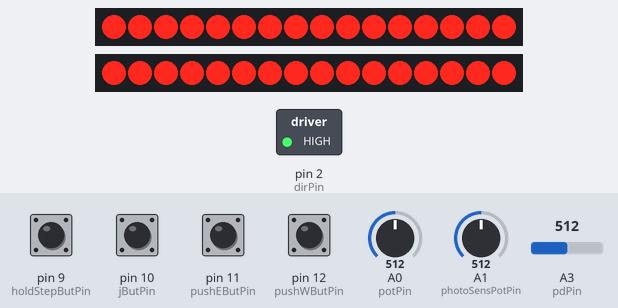
Recording of a sketch running on a simulated Arduino Uno, built with avr-gcc and run on an emulated ATmega328P. On the bench: 2 × 16 port-expander outputs drawn as a row of LEDs (first output left, lit = HIGH), switched loads named in the sketch (green lamp = pin HIGH). Wiring (inferred from the names in the program): MCP23017 port expander at I2C address 0x20; MCP23017 port expander at I2C address 0x21. Wiring (inferred from the signals the program sends): 2 × row of LEDs: on Q0, Q1, Q2, Q3, Q4, Q5, Q6, Q7, Q8, Q9, Q10, Q11, Q12, Q13, Q14, Q15 / on Q0, Q1, Q2, Q3, Q4, Q5, Q6, Q7, Q8, Q9, Q10, Q11, Q12, Q13, Q14, Q15. Inputs (shaded band) come from the test bench; at power-on: pin 9 (holdStepButPin), pin 10 (jButPin), pin 11 (pushEButPin), pin 12 (pushWButPin) LOW, A3 (pdPin) = 512, A0 (potPin) = 512, A1 (photoSensPotPin) = 512. Pins used as bus, display or sensor lines are not drawn.

Above: at 1.2 s.
1.3 s: pin 12 (pushWButPin) pulled HIGH for 0.15 s
At 1.32 s:
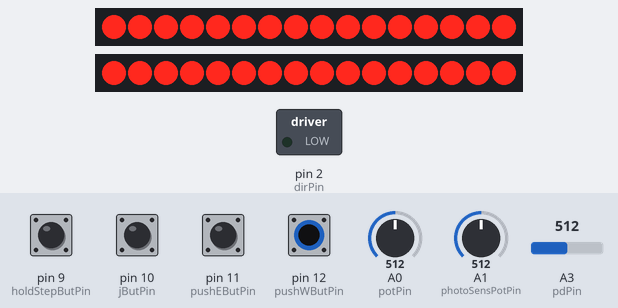
2.9 s: A3 (pdPin) set to 520
At 3.9 s:
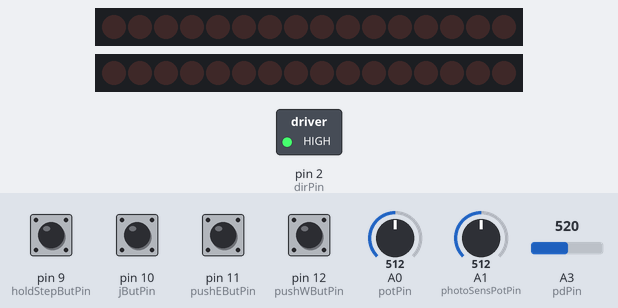
4.4 s: pin 11 (pushEButPin) pulled HIGH for 0.15 s
At 4.51 s:
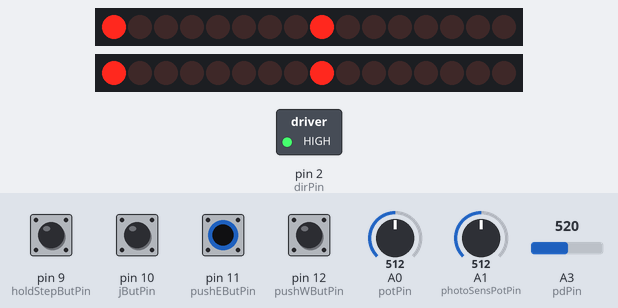
6.1 s: pin 12 (pushWButPin) pulled HIGH for 1 s
At 8.3 s:
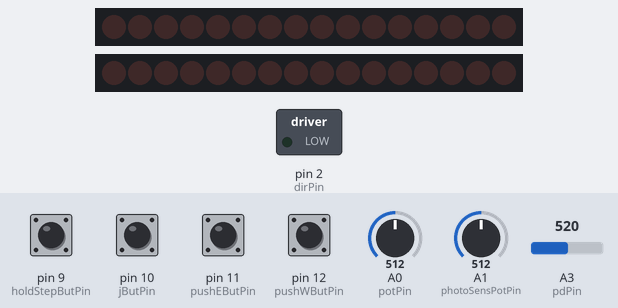
8.6 s: pin 11 (pushEButPin) pulled HIGH for 1 s
At 10.2 s:
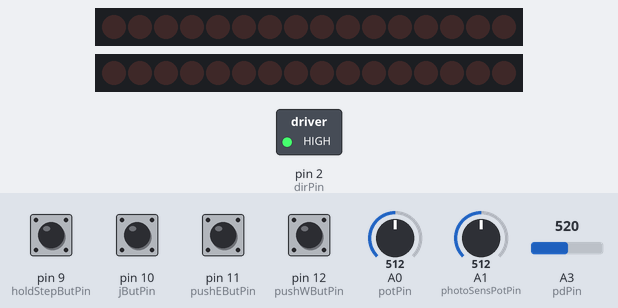
11.1 s: A3 (pdPin) set to 511
At 11.5 s:
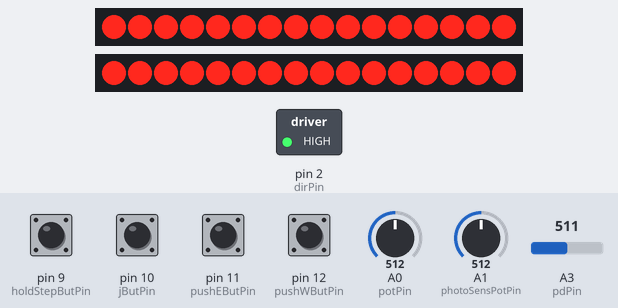
Timing chart, 0 to 13.6 s (numbered marks = the images above; inputs shaded):
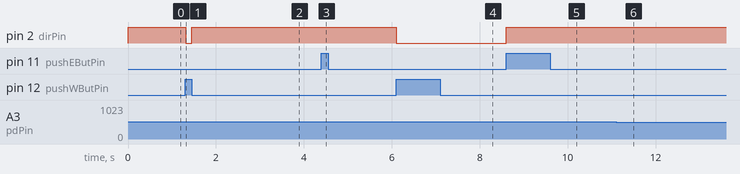

The sketch:

OSE-Heliostat_Control0.3.ino
```cpp
#include <Wire.h> // to control the MCP23017 to control the step on all motors

//**************************************************************
//  Open Souce Écologie - Solar Heliostat controller
//  Name: OSE Heliostat Control
//  Authors: Andrea Sannuto @ndrsan @librehw, Jean Walter , Remi @Remi_R, Cherif
//  Website: www.osefrance.fr  @OSE_Fr
//  Rev 003
//  Date 10 Jan 2015
// features, micro step to follow the sun or heliostat with 1 axis only, as fast as it can to be the most precise.
// this software is released under the GPL V.3
// for more recents update, check out the git page: https://github.com/osefrance/SolarConcentrator
// http://bit.ly/1JnwSGd
//  other Open Source Code from:
// LibreHardware.net : seguilsol25-testphotodiode.ino to react to the light and light on the led based on a variable threshold controlled by a potentiometer. https://github.com/librehw/photodiode
//**************************************************************


// 5 main functions (to translate in class)
// function 0 = Awake
// function 1 = Find Midpoint / calibration :
// function 2 = offset mirror 1 and n
// function 3 = Follow the sun, thanks to the offset mirrors and the interrupts of the photoresistors positioned on the edge of the absorber
// function 4 = sleep. go in position to sleep and sleep.

// Changes logs: Status: Function 3 working based on the feedback from the PdE. moves all mirrors at once when PdE reaches the threshold.
// fixed debug functions for some function, changed buttons pin settings
// Tested up to 8 stepper motors
// Added condition to switch to b port when over 8 motors in turn() function - it needs to change with a case select and the direct pin configuration for either A or B ports of either 1st i/o extender or second (when it will be installed for the motors from 17 to 20)
// currently I will move the motors of both a and b ports at the same time.
// need to move both serial extender at 0x20  and 0x21
// integrating the photodiode reactivity with threshold on potentiometer.
/*Ver 0.3
 * integrated - functions to follow the sun with photodiode. - photodiode threshold controlled by potentiometer. - software ready for the 20 motors.
 * need to -  integrate the hardware address selection for the mcp23017 and - change the mirrorselect function currently set to 255 by default in order to move all mirrors always.
 *
 */
/*
* Steppers motors enable the stepper motors (hold torque) with the push button connected on pin 9  follow the hold variables and function.
 */

const int mirrorsQ = 20; // how many mirrors should be controlled. if through the MCP23017 they should be connected incrementally starting from port GPA0 of MCP23017
int mirrorsQbin = 1; // mirrorsQconversion to consecutive bits rappresenting each single motors
// int stepPin[] = {3, 5, 7}; // 1 high and low cycle makes 1 step of the stepper . minimum 1 uSec per state - "A low-to-high transition on the STEP input sequences the translator and advances the motor one increment. "


int mirrorSel = 1; // index for the mirror selector when using the MCP23017 it will be set to 255 to step on all motors at the same time (set to 0 if used as index for stepPin[] matrix, set to 1 if used as pointer for the MCP23017 port extender

const int dirPin = 2;  // This determines the direction of rotation of the motor. Changes to this input do not take effect until the next STEP rising edge.
const int enablePin = 6; // This input turns on or off all of the FET outputs of the pololu driver A4988. When set to a logic high, the outputs are disabled. When set to a logic low, the internal control enables the outputs as required. The translator inputs STEP, DIR, and MSx, as well as the internal sequencing logic, all remain active, independent of ENABLE input state.
const int microStepPin = 4; // This input turns on or off all of the FET outputs. When set to a logic high, the outputs are disabled. When set to a logic low, the internal control enables the outputs as required. The translator inputs STEP, DIR, and MSx, as well as the internal sequencing logic, all remain active, independent of ENABLE input state.


// pin settings
int pushWButPin = 12; // push button to move motors manually to West of 1 (micro)step
int pushEButPin = 11; // push button to move motors manually to Est of 1 (micro)step
int potPin = A0; // potentiometer to set the movement speed of the motor - temporary setting

// Joystick control
 int jButPin = 10; // mirror select pin
 // int jPotxPin = A3; //
//  int jPotyPin = A1; //
const int holdStepButPin = 9; // This is the button that enables or disable the hold torque of the stepper motors (enable / disable stepper motor = engage / disengage)
int holdStepVal = 0 ; // variable to read the value


// DEBUG MODE 1 on, 0 off. check serial for output of the variables value.
  int debugmode = 0;
// int debugmode = 1;


// Variables
int dir ; // set the direction
int spd ; // set the speed - the higher the slower

// photosensor related variables

const int pdPin[]= {A3} ; // matrix of the photodiodes. - say A3 for the east photodiode (PdE in the schematics) and Ax for the western one (PdW). PdE is the driving photodiode triggering the motors to step if excited. PdW should be mostly used for calibration
float pdThreshold = 3.0 ; // threshold at which the sun hits the photodiode, used for calibration and for heliostat function
int photoSensPotPin = A1; // potentiometer to set the photoresistor sensitivity - new setting

void setup() {
  // put your setup code here, to run once:
/*setup of motor's pins connected on the arduino (commented out if you use the MCP23017
for (int a=0; a<mirrorsQ; a++){
  pinMode(stepPin[a], OUTPUT);
}
*/

pinMode(dirPin, OUTPUT);
pinMode(enablePin, OUTPUT);
pinMode(microStepPin, OUTPUT);
pinMode(pushWButPin, INPUT);
pinMode(pushEButPin, INPUT);
pinMode(jButPin, INPUT);
pinMode(holdStepButPin, INPUT);    // Set the switch pin as input

// MCP23017 setup
 Wire.begin(); // wake up I2C bus

// set I/O pins to outputs for MCP23017 hardware address 0x20

 Wire.beginTransmission(0x20);
 Wire.write(0x00); // IODIRA register
 Wire.write(0x00); // set all of port A to outputs
 Wire.endTransmission();
 Wire.beginTransmission(0x20);
 Wire.write(0x01); // IODIRB register
 Wire.write(0x00); // set all of port B to outputs
 Wire.endTransmission();


// set I/O pins to outputs for MCP23017 hardware address 0x21
 Wire.beginTransmission(0x21);
 Wire.write(0x00); // IODIRA register
 Wire.write(0x00); // set all of port A to outputs
 Wire.endTransmission();
 Wire.beginTransmission(0x21);
 Wire.write(0x01); // IODIRB register
 Wire.write(0x00); // set all of port B to outputs
 Wire.endTransmission();


if (debugmode == 1) {
  Serial.begin (9600);
  }

for (int a=1; a<= mirrorsQ; a++) { // converts the last motor decimal identifier in to binary for later comparison in selectMirror() when switching from one motor to the next.
   mirrorsQbin= mirrorsQbin * 2;
   }
}

void loop() {

 if (digitalRead(holdStepButPin) == HIGH )   { holdStep(); } // pushing the button enable or disable the hold step function of the stepper motor (enable the stepper motor)

 if (holdStepVal == 1) {  // if holdstep button was pressed once the holdstep value was changed to 1 and the pololu driver will be enabled (setting enable pin to low) engaging the motors to hold torque.
   digitalWrite(enablePin,LOW ); // set to low to keep the stepper motors engaged in the position. it consumes power but essential in direct drive with environmental perturbances (wind)
   } else {  // if holdstep button was pressed the second time or by default when variable are initialized, the holdstep value is set to 0 and the pololu driver will be disabled (setting enable pin to high) disengaging the motors that are left to move freely by hand.
   digitalWrite(enablePin,HIGH ); // set to low to keep the stepper motors engaged in the position. it consumes power but essential in direct drive with environmental perturbances (wind)
  }


 digitalWrite(microStepPin, HIGH); // microstepping enabled (based on hardware configuration HHH = 1/16th)
// digitalWrite(microStepPin, LOW); // microstepping disabled

// int jButRead = digitalRead(jButPin);

if (digitalRead(jButPin) == HIGH )   { selectMirror(); }


if (digitalRead(pushWButPin) == HIGH  ) {
    dir = 0;
    turn(dir,mirrorSel);//moves the mirror(s)
    return ;
    }
if (digitalRead(pushEButPin) == HIGH ) {
    dir = 1;
    turn(dir, mirrorSel);//moves the mirror(s)
    return ;
    }

float pdreading = readPd (pdPin[0]);
if (pdreading < pdThreshold)  {
    dir = 1;
    turn(dir, 255);//moves all mirrors
    }
}

void turn (int dirT, int spin){
    digitalWrite(enablePin, LOW);
    digitalWrite(dirPin, dirT);

  spd = map(analogRead (potPin), 1023, 780, 1,3000);
/*
 *   these 4 lines can be used if controlling 1 stepper motor only without mcp23017 ... can be left for later reference when solar concentrator will use a single stepper motor only
  digitalWrite(stepPin[spin], HIGH);
  delayMicroseconds(spd);
  digitalWrite(stepPin[spin], LOW);
  delayMicroseconds(spd);
*/

  if (debugmode == 1) {
  Serial.print ("inside turn, variables: spin ; dirT ");
  Serial.print (spin);
  Serial.print (" ; ");

  Serial.println (dirT);
  }

// MCP23017 address 0x20

// turn A Ports ON based on mirrorSel (Make 1 step)
  Wire.beginTransmission(0x20);
       Wire.write(0x12); // GPIOA
       Wire.write(spin); // port A
  Wire.endTransmission();

  if (debugmode == 1) {
  Serial.print ("inside turn - after if port A, variables: spin ; dirT ");
  Serial.print (spin);
  Serial.print (" ; ");

  Serial.println (dirT);
  }

     // B Ports
  //   int mirrorpin = spin - 255;
     Wire.beginTransmission(0x20);
       Wire.write(0x13); // GPIOB
       Wire.write(spin); // port B
     Wire.endTransmission();

  if (debugmode == 1) {
  Serial.print ("inside turn - after if port B, variables: spin ; mirrorpin ; dirT ");
  Serial.print (spin);
  Serial.print (" ; ");
  //  Serial.print (mirrorpin);
  Serial.print (" ; ");
  Serial.println (dirT);
  }

// MCP23017 address 0x21

// turn A Ports ON based on mirrorSel (Make 1 step)
  Wire.beginTransmission(0x21);
       Wire.write(0x12); // GPIOA
       Wire.write(spin); // port A
  Wire.endTransmission();

  if (debugmode == 1) {
  Serial.print ("inside turn - after if port A, variables: spin ; dirT ");
  Serial.print (spin);
  Serial.print (" ; ");

  Serial.println (dirT);
  }

     // B Ports
  //   int mirrorpin = spin - 255;
     Wire.beginTransmission(0x21);
       Wire.write(0x13); // GPIOB
       Wire.write(spin); // port B
     Wire.endTransmission();

  if (debugmode == 1) {
  Serial.print ("inside turn - after if port B, variables: spin ; mirrorpin ; dirT ");
  Serial.print (spin);
  Serial.print (" ; ");
  //  Serial.print (mirrorpin);
  Serial.print (" ; ");
  Serial.println (dirT);
  }


  delayMicroseconds(spd);


  // turn OFF A Ports first MCP23017 serial 0x20

  Wire.beginTransmission(0x20);
       Wire.write(0x12); // GPIOA
       Wire.write(0x00); // port A
  Wire.endTransmission();

 // turn off B Ports first MCP23017 serial  0x20

  Wire.beginTransmission(0x20);
       Wire.write(0x13); // GPIOB
       Wire.write(0x00); // port B
  Wire.endTransmission();

  // turn OFF A Ports second MCP23017 serial 0x21

  Wire.beginTransmission(0x21);
       Wire.write(0x12); // GPIOA
       Wire.write(0x00); // port A
  Wire.endTransmission();

 // turn off B Ports second MCP23017 serial  0x21

  Wire.beginTransmission(0x21);
       Wire.write(0x13); // GPIOB
       Wire.write(0x00); // port B
  Wire.endTransmission();


 delayMicroseconds(spd);
if (debugmode == 1) {
      Serial.print ("mirrorSel ; mirrorsQbin ");
      Serial.print (mirrorSel);
      Serial.print (" ; ");
      Serial.println (mirrorsQbin);
    }

}

 void selectMirror() {
  mirrorSel = 255;
/*
      mirrorSel = mirrorSel *2;
      if (mirrorSel == mirrorsQbin) { mirrorSel = 255;}
      else if (mirrorSel > mirrorsQbin) { mirrorSel = 1;}
*/
while (digitalRead(jButPin) == HIGH )   {}

  }
 void holdStep() {
   if (holdStepVal == 0) {
       holdStepVal = 1;
    } else {
        holdStepVal = 0;
 }


while (digitalRead(holdStepButPin) == HIGH )   {} // waits for the button to be released

  }


float readPd (int photoDiodedPin) // read the photo diode
{
 // pdThreshold = map(analogRead (photoSensPotPin), 520, 1023, 1.0, 5.0);
 pdThreshold = analogRead (photoSensPotPin);
 pdThreshold = pdThreshold  / 1023 * 5.0;
 int pdRead = analogRead( photoDiodedPin);
 float pdVolt = pdRead / 1024.0 * 5.0;
 if (debugmode == 1)
  {
  Serial.begin (9600);
  Serial.print("inside pdRead : pdThreshold; pdVolt ; pdRead = ");
  Serial.print(analogRead (photoSensPotPin));
  Serial.print(" ; ");
  Serial.print(pdThreshold);
  Serial.print(" ; ");
  Serial.print(pdVolt);
  Serial.print(" ; ");
  Serial.print(pdRead);
  Serial.println();
  }

return pdVolt;
}


/*
Board  I2C / TWI pins
Uno, Ethernet A4 (SDA), A5 (SCL)
Mega2560  20 (SDA), 21 (SCL)
Leonardo  2 (SDA), 3 (SCL)
Due 20 (SDA), 21 (SCL), SDA1, SCL1

MCP23017 I2C chip
SCL = 12
SDA = 13

// pins 15~17 to GND, I2C bus address is 0x20
*/

// binary table for cycling


/* DRV8825 layout
MODE2 MODE1 MODE0 STEP MODE
0 0 0 Full step (2-phase excitation) with 71% current
0 0 1 1/2 step (1-2 phase excitation)
0 1 0 1/4 step (W1-2 phase excitation)
0 1 1 8 microsteps/step
1 0 0 16 microsteps/step
1 0 1 32 microsteps/step
1 1 0 32 microsteps/step
1 1 1 32 microsteps/step
*/


// reference; first 8 bits 1111 1111 = 255b10 = 0xff
// seconds 8 bits 1111 1111 0000 0000 = 65280b10 = 0xff00  (65535 = ffff)
// third 4 bits = 983040b10 = 0xf0000
```

Measured:
- the behaviour switches between 512 and 513 on A3 (pdPin) (found by bisection; images 1 and 2)
- after the input at 1.3 s, pin 2 (dirPin): HIGH → LOW at once, → HIGH 0.14 s later
- after the input at 6.1 s, pin 2 (dirPin): HIGH → LOW at once
- after the input at 8.6 s, pin 2 (dirPin): LOW → HIGH at once
